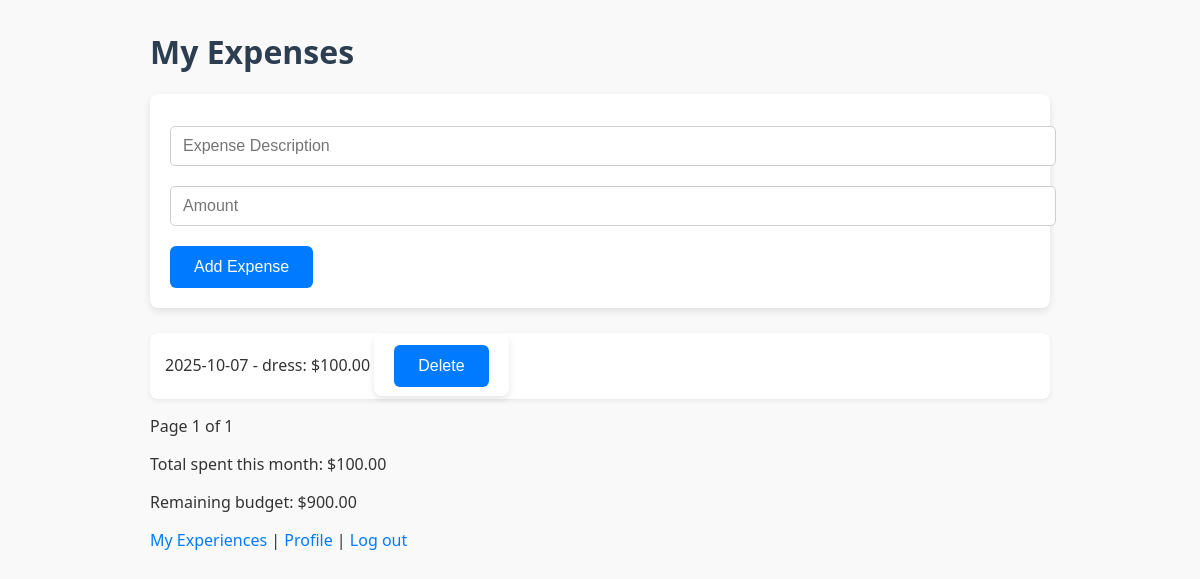
Page / (signed in) on the earlier database version.
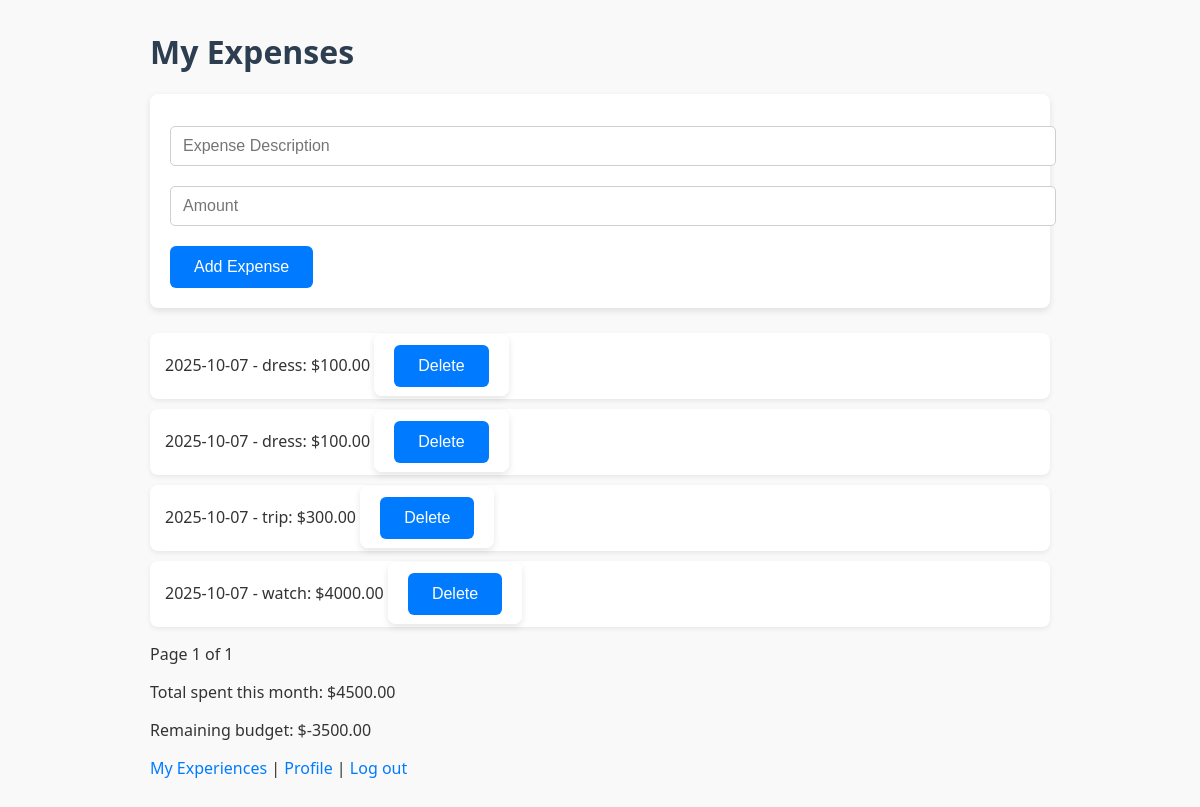
Same page on the later database version.
### app.py (models this page shows)
class Expense(db.Model):
    id = db.Column(db.Integer, primary_key=True)
    description = db.Column(db.String(100))
    amount = db.Column(db.Float)
    date = db.Column(db.Date)
    user_id = db.Column(db.Integer, db.ForeignKey('user.id'), nullable=False)

### app.py (the view)
@app.route('/')
@login_required
def home():
    page = request.args.get('page', 1, type=int)
    per_page = 5
    today = datetime.date.today()
    pagination = Expense.query.filter(
        Expense.user_id == current_user.id,
        Expense.date >= datetime.date(today.year, today.month, 1)
    ).paginate(page=page, per_page=per_page)
    total_spent = sum(e.amount for e in pagination.items)
    budget = 1000
    remaining_budget = budget - total_spent
    return render_template('home.html',
                           expenses=pagination.items,
                           pagination=pagination,
                           total_spent=total_spent,
                           remaining_budget=remaining_budget)

### app.py (called while the page is built)
@login_manager.user_loader
def load_user(user_id):
    return User.query.get(int(user_id))

### templates/home.html (shortened to what this page needs)
<!DOCTYPE html>
<html>
<head>
    <link rel="stylesheet" href="{{ url_for('static', filename='styles.css') }}">
</head>
<body>
    <h1>My Expenses</h1>
    <form action="{{ url_for('add_expense') }}" method="post">
        <input type="text" name="description" placeholder="Expense Description" required>
        <input type="number" step="0.01" min="0" name="amount" placeholder="Amount" required>
        <button type="submit">Add Expense</button>
    </form>
    {% if expenses %}
      <ul>
        {% for expense in expenses %}
          <li>
            {{ expense.date.strftime('%Y-%m-%d') }} -
            {{ expense.description }}: ${{ '%.2f'|format(expense.amount) }}
            <form action="{{ url_for('delete_expense', id=expense.id) }}" method="post" style="display:inline;">
                <button type="submit" onclick="return confirm('Delete this expense?')">Delete</button>
            </form>
          </li>
        {% endfor %}
      </ul>
    {% else %}
      <p>No expenses recorded this month.</p>
    {% endif %}
    <div>
        <span>Page {{ pagination.page }} of {{ pagination.pages }}</span>
    </div>
    <p>Total spent this month: ${{ '%.2f'|format(total_spent) }}</p>
    <p>Remaining budget: ${{ '%.2f'|format(remaining_budget) }}</p>
    <p><a href="{{ url_for('experiences') }}">My Experiences</a> | <a href="{{ url_for('profile') }}">Profile</a> | <a href="{{ url_for('logout') }}">Log out</a></p>
</body>
</html>

### static/styles.css (style rules this page uses)
body { font-family: 'Segoe UI', Tahoma, Geneva, Verdana, sans-serif; max-width: 900px; margin: 30px auto; background: #f9f9f9; color: #333; padding: 0 15px; }
h1, h2, h3 { color: #2c3e50; }
a { color: #007bff; text-decoration: none; }
form { background: white; padding: 20px; margin-bottom: 25px; border-radius: 8px; box-shadow: 0 3px 7px rgba(0,0,0,0.1); }
input[type="text"], input[type="password"], input[type="number"], input[type="file"] { display: block; width: 100%; margin: 12px 0 20px 0; padding: 10px 12px; border: 1px solid #ccd0d5; border-radius: 5px; font-size: 16px; }
button { background-color: #007bff; border: none; color: white; padding: 12px 24px; border-radius: 6px; font-size: 16px; cursor: pointer; transition: background-color 0.3s ease; }
ul { list-style: none; padding-left: 0; }
ul li { background: white; padding: 12px 15px; margin-bottom: 10px; border-radius: 8px; box-shadow: 0 2px 5px rgba(0,0,0,0.07); }

Differences in the rows shown:
added Expense: date "2025-10-07", description "dress", amount "100.00"
added Expense: date "2025-10-07", description "trip", amount "300.00"
added Expense: date "2025-10-07", description "watch", amount "4000.00"
Other differences:
{{ '%.2f'|format(total_spent) }}: "100.00" → "4500.00"
{{ '%.2f'|format(remaining_budget) }}: "900.00" → "-3500.00"
